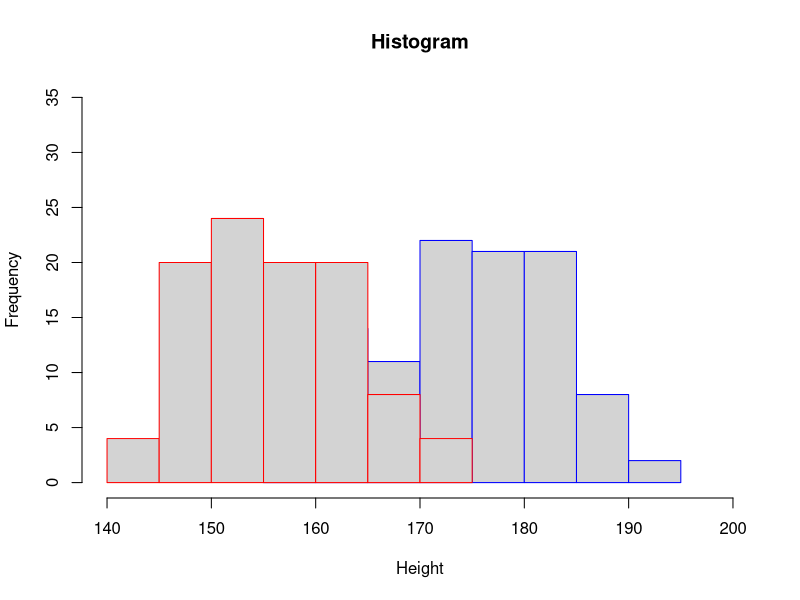
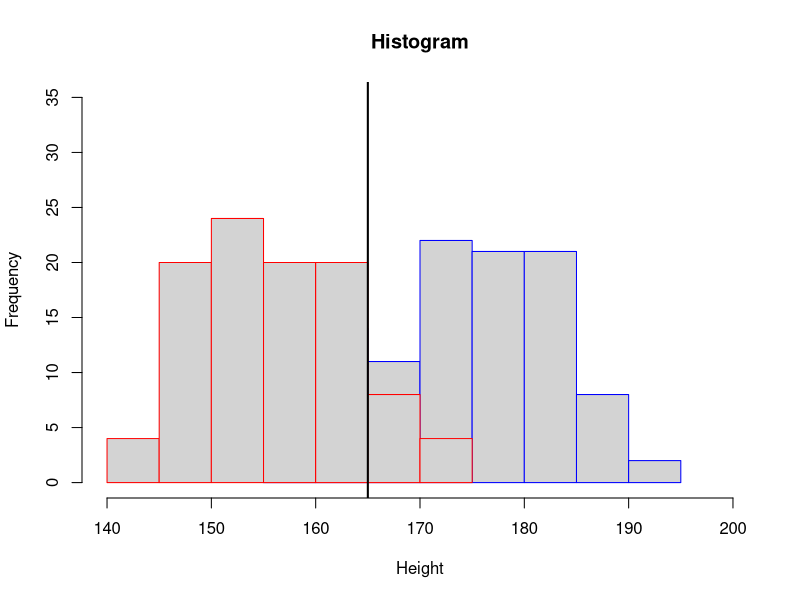
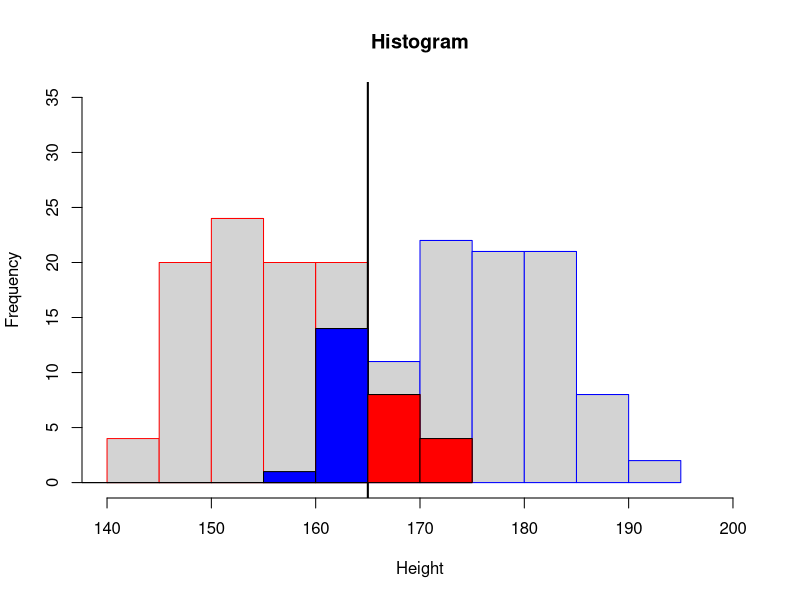
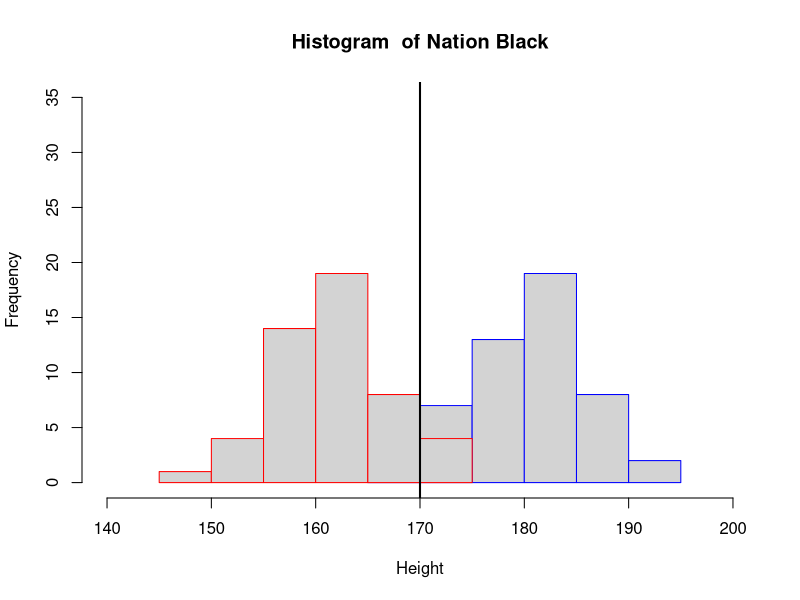
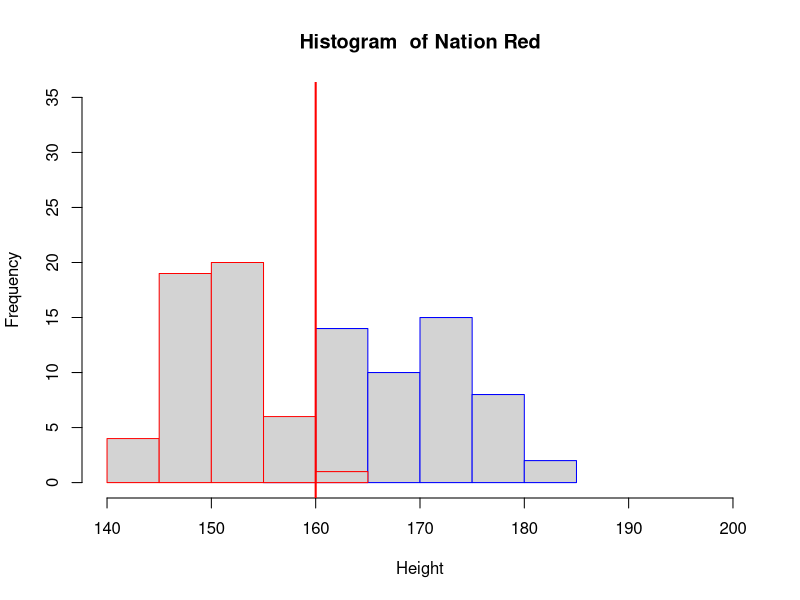
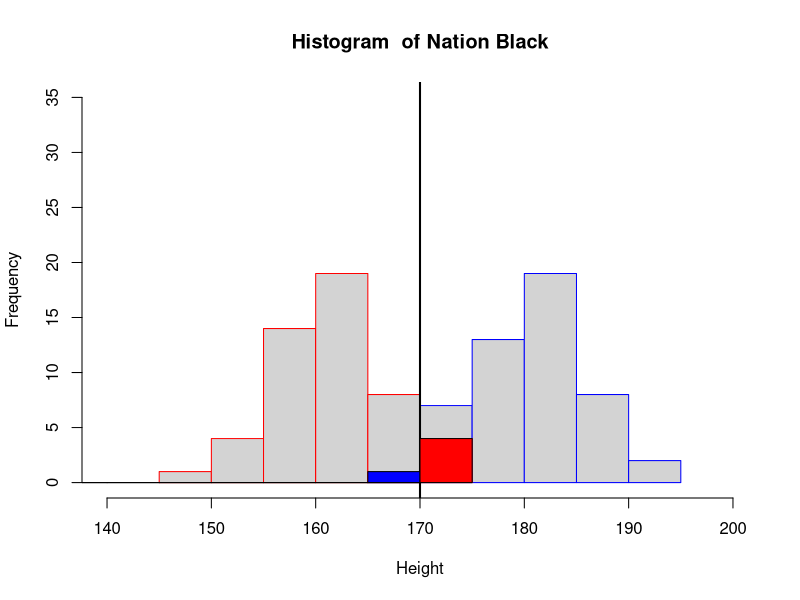
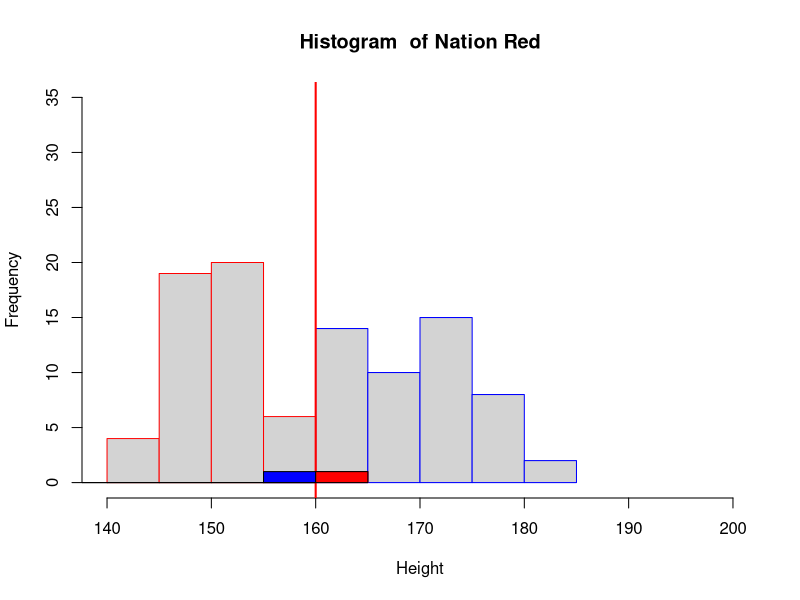
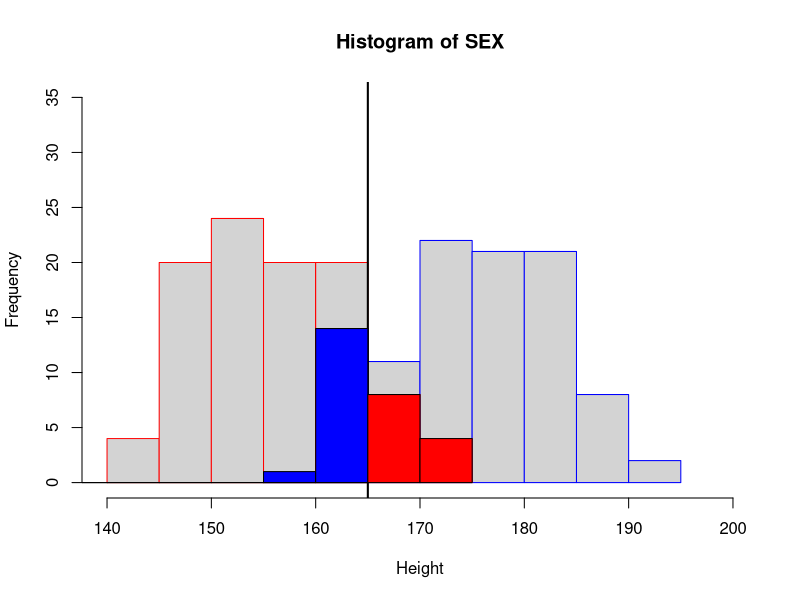

Source code (R) for these figures, in order:
## ---- chunk 1
set.seed(12345)
men_A <- rnorm(50, 180, 5)
women_A <- rnorm(50, 160, 5)
men_B <- rnorm(50, 170, 5)
women_B <- rnorm(50, 150, 5)
men <- c(men_A, men_B)
women <- c(women_A, women_B)
hist(men, xlim=c(140,200), ylim=c(0,35), border="blue", main="Histogram", xlab="Height")
hist(women, xlim=c(140,200), ylim=c(0,35), border="red", add=T)
## ---- chunk 2
hist(men, xlim=c(140,200), ylim=c(0,35), border="blue", breaks=10, main="Histogram", xlab="Height")
hist(women, xlim=c(140,200), ylim=c(0,35), border="red", breaks=10, add=T)
abline(v=165, lwd=2)
## ---- chunk 3
hist(men, xlim=c(140,200), ylim=c(0,35), border="blue", breaks=10, main="Histogram", xlab="Height")
hist(women, xlim=c(140,200), ylim=c(0,35), border="red", breaks=10, add=T)
abline(v=165, lwd=2)
hist(c(rep(130, length(men[men>=165])), men[men<165]), xlim=c(140,200), ylim=c(0,35), col="blue", breaks=10, add=T)
hist(c(rep(130, length(women[women<=165])), women[women>165]), xlim=c(140,200), ylim=c(0,35), col="red", breaks=10, add=T)
## ---- chunk 4
hist(men_A, xlim=c(140,200), ylim=c(0,35), border="blue", breaks=5, main="Histogram  of Nation Black", xlab="Height")
hist(women_A, xlim=c(140,200), ylim=c(0,35), border="red", breaks=5, add=T)
abline(v=170, col="black", lwd=2)
## ---- chunk 5
hist(men_B, xlim=c(140,200), ylim=c(0,35), border="blue", breaks=5, main="Histogram  of Nation Red", xlab="Height")
hist(women_B, xlim=c(140,200), ylim=c(0,35), border="red", breaks=5, add=T)
abline(v=160, col="red", lwd=2)
## ---- chunk 6
hist(men_A, xlim=c(140,200), ylim=c(0,35), border="blue", breaks=5, main="Histogram  of Nation Black", xlab="Height")
hist(women_A, xlim=c(140,200), ylim=c(0,35), border="red", breaks=5, add=T)
abline(v=170, col="black", lwd=2)
hist(c(rep(130, length(men_A[men_A>=170])), men_A[men_A<170]), xlim=c(140,200), ylim=c(0,35), col="blue", breaks=10, add=T)
hist(c(rep(130, length(women_A[women_A<=170])), women_A[women_A>170]), xlim=c(140,200), ylim=c(0,35), col="red", breaks=10, add=T)
## ---- chunk 7
hist(men_B, xlim=c(140,200), ylim=c(0,35), border="blue", breaks=5, main="Histogram  of Nation Red", xlab="Height")
hist(women_B, xlim=c(140,200), ylim=c(0,35), border="red", breaks=5, add=T)
abline(v=160, col="red", lwd=2)
hist(c(rep(130, length(men_B[men_B>=160])), men_B[men_B<160]), xlim=c(140,200), ylim=c(0,35), col="blue", breaks=10, add=T)
hist(c(rep(130, length(women_B[women_B<=160])), women_B[women_B>160]), xlim=c(140,200), ylim=c(0,35), col="red", breaks=10, add=T)

## ---- chunk 8
hist(men, xlim=c(140,200), ylim=c(0,35), border="blue", breaks=10, main="Histogram of SEX", xlab="Height")
hist(women, xlim=c(140,200), ylim=c(0,35), border="red", breaks=10, add=T)
abline(v=165, lwd=2)
hist(c(rep(130, length(men[men>=165])), men[men<165]), xlim=c(140,200), ylim=c(0,35), col="blue", breaks=10, add=T)
hist(c(rep(130, length(women[women<=165])), women[women>165]), xlim=c(140,200), ylim=c(0,35), col="red", breaks=10, add=T)
## ---- chunk 9
hist(men_A, xlim=c(140,200), ylim=c(0,35), border="blue", breaks=5, lty=2, main="Histogram of SEX & Nation", xlab="Height")
hist(women_A, xlim=c(140,200), ylim=c(0,35), border="red", breaks=5, lty=2, add=T)
abline(v=170, col="black", lwd=2, lty=2)
hist(men_B, xlim=c(140,200), ylim=c(0,35), border="blue", breaks=5, lty=1, add=T)
hist(women_B, xlim=c(140,200), ylim=c(0,35), border="red", breaks=5, lty=1, add=T)
abline(v=160, col="red", lwd=2, lty=1)
hist(c(rep(130, length(men_A[men_A>=170])), men_A[men_A<170]), xlim=c(140,200), ylim=c(0,35), col="blue", breaks=10, add=T)
hist(c(rep(130, length(women_A[women_A<=170])), women_A[women_A>170]), xlim=c(140,200), ylim=c(0,35), col="red", breaks=10, add=T)
hist(c(rep(130, length(men_B[men_B>=160])), men_B[men_B<160]), xlim=c(140,200), ylim=c(0,35), col="blue", breaks=10, add=T)
hist(c(rep(130, length(women_B[women_B<=160])), women_B[women_B>160]), xlim=c(140,200), ylim=c(0,35), col="red", breaks=10, add=T)
## ---- chunk 10
plot(c(rep(0,length(men)), rep(1,length(women))), c(men, women), xlab="men = 0, women = 1", ylab="height", xlim=c(0,1),ylim=c(140,190))
## ---- chunk 11
plot(rep(0,length(men_A)), men_A, xlab="men = 0, women = 1", ylab="height", xlim=c(0,1),ylim=c(140,190), col="black")
points(rep(1,length(women_A)), women_A, xlab="men = 0, women = 1", ylab="height", xlim=c(0,1),ylim=c(140,190), col="black")
points(rep(0,length(men_B)), men_B, xlab="men = 0, women = 1", ylab="height", xlim=c(0,1),ylim=c(140,190), col="red")
points(rep(1,length(women_B)), women_B, xlab="men = 0, women = 1", ylab="height", xlim=c(0,1),ylim=c(140,190), col="red")
legend("topright", c("Nation Black", "Nation Red"), col=c("black", "red"), lty=1)
## ---- chunk 12
plot(rep(0,length(men_A)), men_A, xlab="men = 0, women = 1", ylab="height", xlim=c(0,1),ylim=c(140,190), col="black")
points(rep(1,length(women_A)), women_A, xlab="men = 0, women = 1", ylab="height", xlim=c(0,1),ylim=c(140,190), col="black")
abline(h=170, col="black")
legend("topright", c("Nation Black", "Nation Red"), col=c("black", "red"), lty=1)
## ---- chunk 13
plot(rep(0,length(men_B)), men_B, xlab="men = 0, women = 1", ylab="height", xlim=c(0,1),ylim=c(140,190), col="red")
points(rep(1,length(women_B)), women_B, xlab="men = 0, women = 1", ylab="height", xlim=c(0,1),ylim=c(140,190), col="red")
abline(h=160, col="red")
legend("topright", c("Nation Black", "Nation Red"), col=c("black", "red"), lty=1)
## ---- chunk 14
plot(rep(0,length(men_A)), men_A, xlab="men = 0, women = 1", ylab="height", xlim=c(0,1),ylim=c(140,190), col="black")
points(rep(1,length(women_A)), women_A, xlab="men = 0, women = 1", ylab="height", xlim=c(0,1),ylim=c(140,190), col="black")
abline(h=170, col="black")
points(rep(0,length(men_B)), men_B, xlab="men = 0, women = 1", ylab="height", xlim=c(0,1),ylim=c(140,190), col="red")
points(rep(1,length(women_B)), women_B, xlab="men = 0, women = 1", ylab="height", xlim=c(0,1),ylim=c(140,190), col="red")
abline(h=160, col="red")
legend("topright", c("Nation Black", "Nation Red"), col=c("black", "red"), lty=1)
## ---- chunk 15
set.seed(1)
heights = rnorm(30,180,5)
heights = sort(heights, decreasing = F)
weights =  -10 + heights*.5 + rnorm(30,0,2)
#hist(weights);hist(heights)
cor(weights, heights)
## ---- chunk 16
plot(heights, weights, pch=16)
#abline(a=-20,b=.5,col="red")
abline(lm(weights ~ heights), col="red")
a <- apply(cbind(heights, heights, weights, predict(lm(weights~heights))),1,
      function(coords){lines(coords[1:2],coords[3:4],lty=2)})
## ---- chunk 17
library("xtable")
print(xtable(coef(summary(lm(weights ~ heights)))),type="html")
## ---- chunk 18
plot(heights, weights, pch=16)
abline(a=-10,b=.5,col="black")
abline(lm(weights ~ heights), col="red")
a <- apply(cbind(heights, heights, weights, predict(lm(weights~heights))),1,
      function(coords){lines(coords[1:2],coords[3:4],lty=2)})
legend("topleft",legend=c("True","Estimated"),col=c("black","red"),lty=1)

## ---- chunk 19
plot(heights, weights, pch=16)
abline(a=-10,b=.5,col="black")
abline(lm(weights ~ heights), col="red")
a <- apply(cbind(heights, heights, weights, predict(lm(weights~heights))),1,
      function(coords){lines(coords[1:2],coords[3:4],lty=2)})

lm_mse = sum((weights - predict(lm(weights ~ heights)))^2)
true_mse = sum((weights - (-10 + .5*heights))^2)

poly_lm<-lm(weights ~ poly(heights, 16))
points(heights,predict(poly_lm),type="l",col="blue")
poly_mse = sum((weights - predict(poly_lm))^2)

legend("topleft",legend=c(paste("True MSE:",round(true_mse,2)),
                       paste("LM MSE:",round(lm_mse,2)), 
                       paste("Poly MSE:",round(poly_mse,2))),
                         col=c("black","red","blue"),lty=1)
